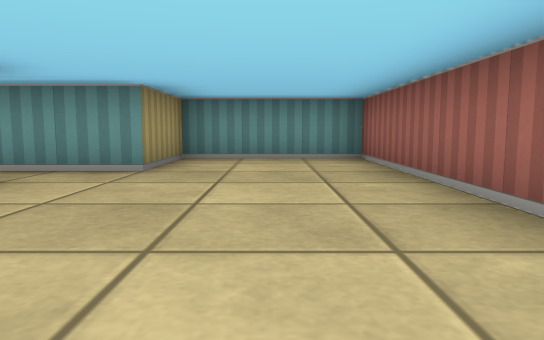
view 1 (above)

12 first-person views from a walk through a cub3D ray-caster map. The camera is about half as high as the walls, tilts 6° down and sees 70° across. The floor is counted in squares. Each view is taken from the middle of a square. On the plan, view 1 faces up. The plan holds only what a view shows up to about 9 squares ahead; the rest is blank.

view 2
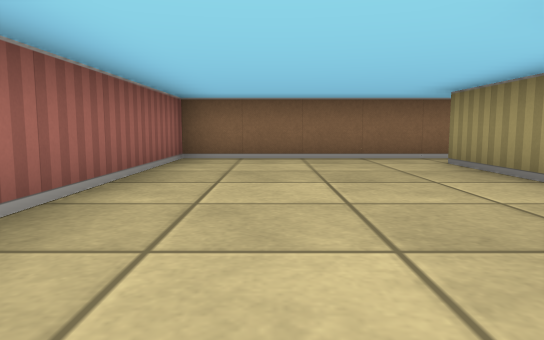

view 3
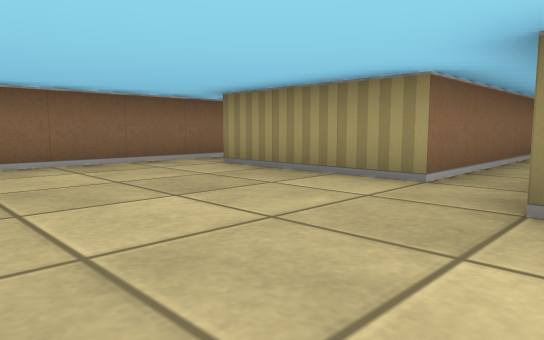

view 4
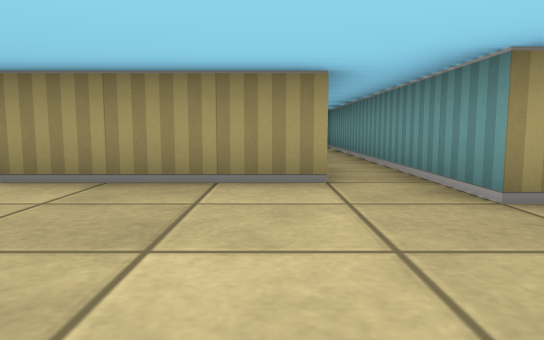

view 5
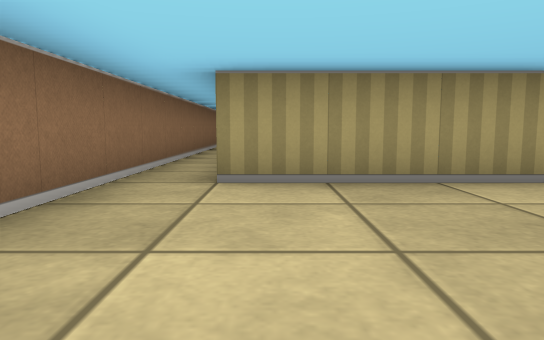

view 6
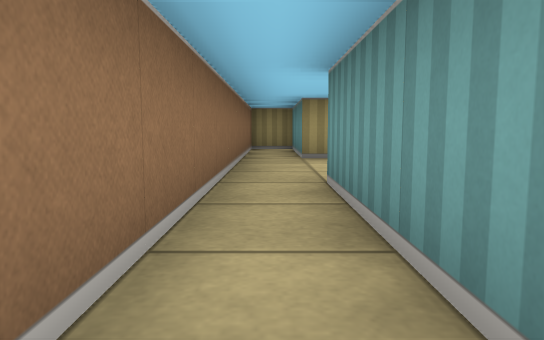

view 7
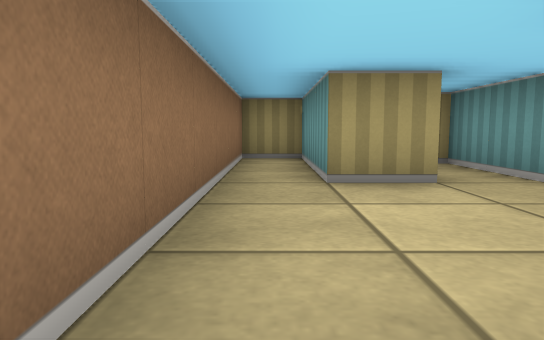

view 8
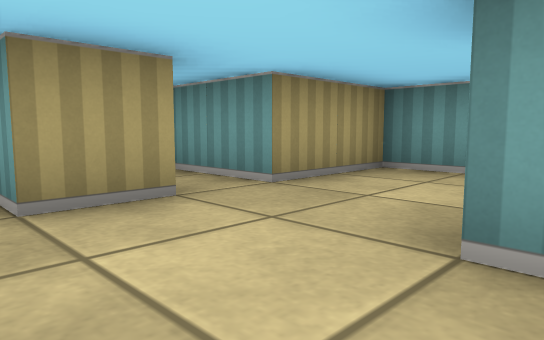

view 9
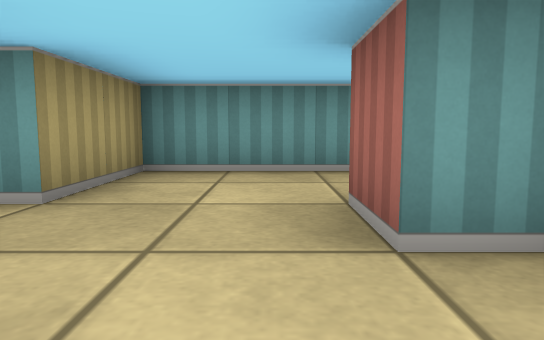

view 10
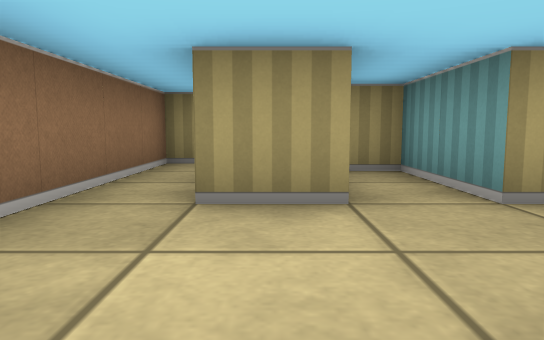

view 11
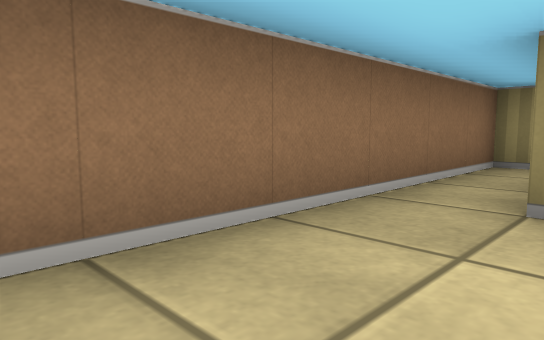

view 12
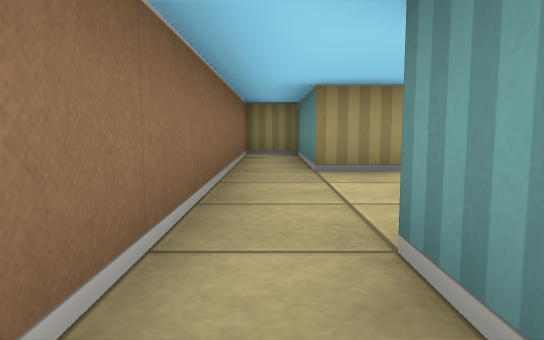

### Floor plan
Points are (right, up) in squares from view 1. A wall is a line through its corners. A room is listed if a view was taken in it or the views show most of it. See-through windows are left out.
Room 1 (views 1, 2, 3, 4, 5, 6, 7, 12)
walls: (-3.6, 0.5) (-6.5, 0.5); (-6.6, 3.5) (-2.5, 3.5) (-2.5, 0.5); (-6.5, -0.5) (1.5, -0.5) (1.5, 6.5) (-1.5, 6.5) (-1.5, 4.5) (-6.5, 4.5)
ways out: opening at (-7, 0) to room 2; opening at (-7, 4) to room 2
Room 2 (views 8, 9, 10, 11)
walls: (-9.5, 1.6) (-9.5, 0.5) (-12.5, 0.5) (-12.5, -0.5) (-6.5, -0.5); (-6.9, 1.5) (-7.5, 1.5) (-7.5, 2.5); (-6.5, 4.5) (-9.5, 4.5) (-9.5, 2.5) (-11.5, 2.5) (-11.5, 1.9)
ways out: opening at (-7, 0) to room 1; opening at (-7, 4) to room 1

Where each view was taken, in squares from view 1:
view 1: 0 up, 0 right, facing up
view 2: 6 up, 0 right, facing down
view 3: 5 up, 1 right, facing down-left
view 4: 3 up, 1 right, facing left
view 5: 1 up, 1 right, facing left
view 6: 0 up, 3 left, facing left
view 7: 0 up, 6 left, facing left
view 8: 0 up, 7 left, facing up-left
view 9: 0 up, 8 left, facing up
view 10: 1 up, 7 left, facing left
view 11: 1 up, 7 left, facing down-left
view 12: 0 up, 5 left, facing left
